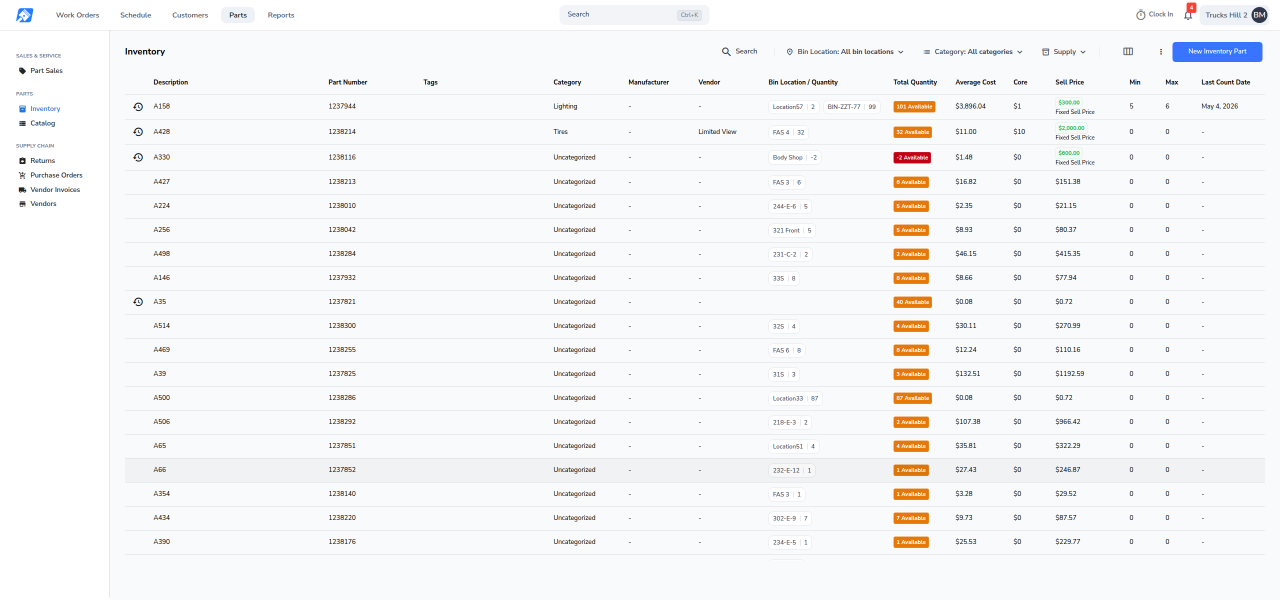
#> input picture build/sv8447-average-cost-2026-09-22/ev/w1-correct.png, 2560 x 1200 px, found by its file name (shown at 1/2 size)
$ python mkex.py
#> lines starting #> are read from the running program, lines starting #| are printed output that depends on the picture
from PIL import Image, ImageDraw, ImageFont
F="/usr/share/fonts/truetype/dejavu/DejaVuSans.ttf"; FB="/usr/share/fonts/truetype/dejavu/DejaVuSans-Bold.ttf"
def f(sz,b=False): return ImageFont.truetype(FB if b else F, sz)
X0,X1,Y0,Y1 = 600, 2130, 128, 248
AVG=(1906-X0, 189-Y0, 2022-X0, 240-Y0)
W=X1-X0; PH=Y1-Y0
panels=[("w1-correct.png","BEFORE  —  the cost was entered and saved correctly",
         "Average Cost reads $3,896.04, the vendor-invoice cost",(22,140,60)),
        ("w2-broken.png","AFTER  —  the part was saved again, changing ONLY the Min value",
         "Average Cost has collapsed to $3.00  —  nobody touched the cost",(200,30,30))]
img=Image.new("RGB",(W,1000),"white"); d=ImageDraw.Draw(img)
#> after `img = Image.new('RGB', (W, 1000), 'white')`: img: PIL image 1530x1000 RGB; every value is 255
y=14
d.text((0,y),"SV-8447  —  Inventory page, Average Cost",font=f(34,True),fill=(15,15,15)); y+=44
d.text((0,y),"PRODUCTION  app.shopview.com   build v26.36.9-8d1613f   captured 22 Sep 2026   viewport 2560x1200, browser zoom 100%",font=f(19),fill=(90,90,90)); y+=26
d.text((0,y),"Same part (1237944 / A158), same screen, two consecutive states.",font=f(19),fill=(90,90,90)); y+=40
mid=[]
for i,(fn,title,sub,col) in enumerate(panels):
    d.text((0,y),title,font=f(23,True),fill=col); y+=30
    d.text((0,y),sub,font=f(19),fill=(70,70,70)); y+=26
    img.paste(Image.open("/tmp/sv8447/"+fn).crop((X0,Y0,X1,Y1)),(0,y))
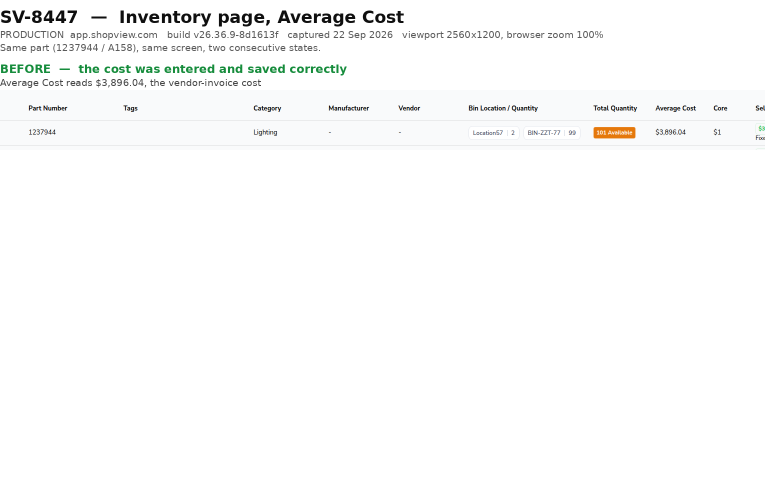
#> img: PIL image 1530x1000 RGB (shown at 1/2 size); mean R, G, B 250.7, 251.1, 250.8
    d.rectangle([0,y,W-1,y+PH-1],outline=(205,205,205),width=1)
    d.rectangle([AVG[0]-4,y+AVG[1]-4,AVG[2]+4,y+AVG[3]+4],outline=col,width=4)
    y+=PH
    if i==0:
        a0=y+6
        d.text((0,y+16),"only the Min value was changed in between   →",font=f(21,True),fill=(120,120,120))
        d.line([(AVG[0]+56,a0),(AVG[0]+56,a0+48)],fill=(120,120,120),width=3)
        d.polygon([(AVG[0]+56,a0+58),(AVG[0]+47,a0+44),(AVG[0]+65,a0+44)],fill=(120,120,120))
        y+=72
#> pass 2 of the loop `for i,(fn,title,sub,col) in enumerate(panels):`:
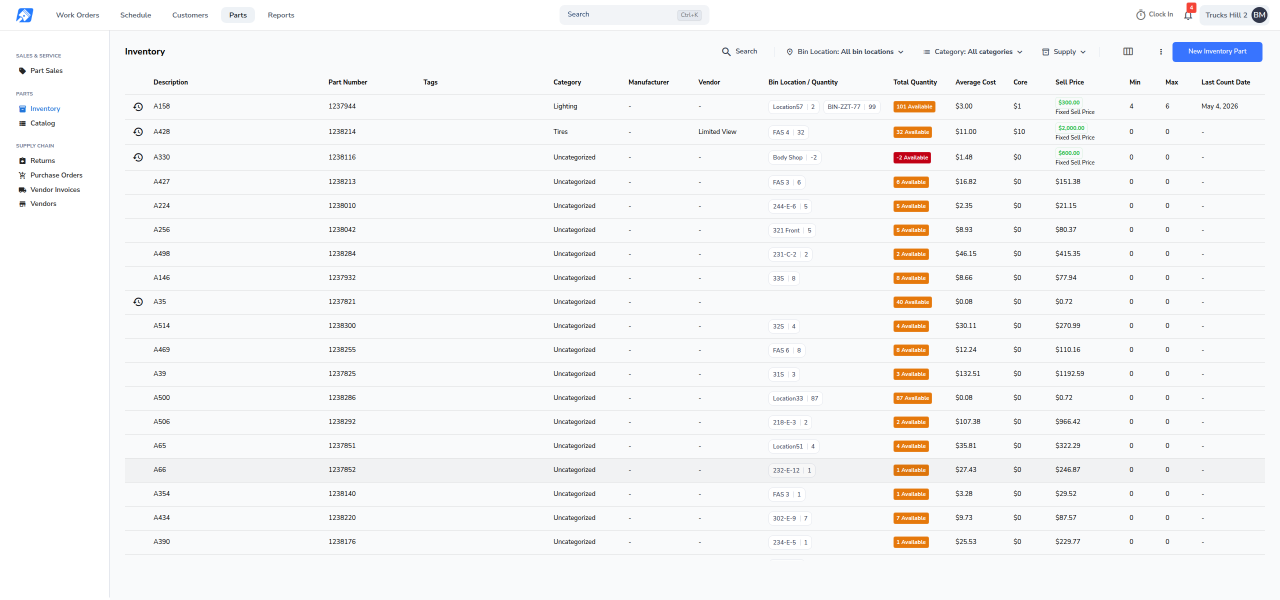
#> input picture build/sv8447-average-cost-2026-09-22/ev/w2-broken.png, 2560 x 1200 px, found by its file name (shown at 1/2 size)
#> `img.paste(Image.open("/tmp/sv8447/"+fn).crop((X0,Y0,X1,Y1)),(0,y))`:
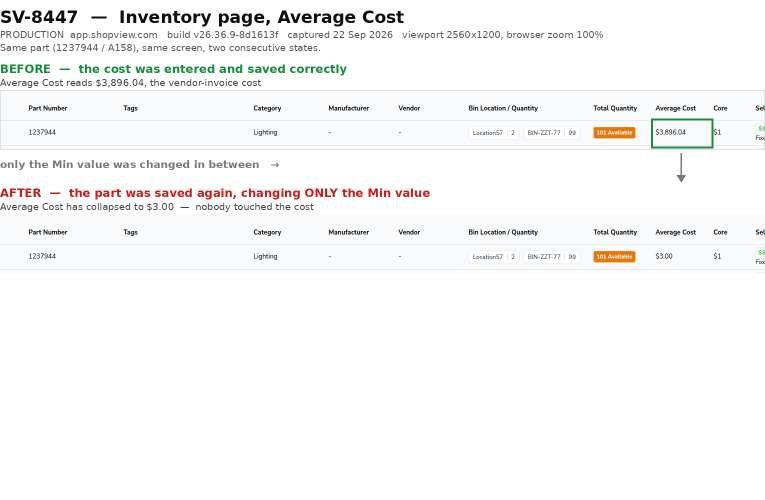
#> img: PIL image 1530x1000 RGB (shown at 1/2 size); mean R, G, B 248.3, 248.1, 247.8
y+=30
d.rectangle([0,y,W-1,y+196],outline=(210,210,210),width=1,fill=(250,250,250))
d.text((16,y+14),"What the screen sent to the server on each save:",font=f(20,True),fill=(20,20,20))
d.text((16,y+46),'save 1  (the cost was typed)              "purchasePrice": 3896.04          a number  —  stored correctly',font=f(19),fill=(22,110,50))
d.text((16,y+74),'save 2  (only Min was changed)      "purchasePrice": "3,896.04"     the formatted text  —  read up to the comma, becomes 3',font=f(19),fill=(175,25,25))
d.text((16,y+110),"This is the customer's report exactly: the receipt and part history keep $3,896.04 while the Inventory page shows $3.00.",font=f(19),fill=(40,40,40))
d.text((16,y+138),"It only happens at $1,000 and above, because only then does the displayed text carry a thousands separator — which is why it",font=f(19),fill=(40,40,40))
d.text((16,y+166),"could never be reproduced by typing a cost and checking it straight away.",font=f(19),fill=(40,40,40))
img=img.crop((0,0,W,y+210)); img.save("/tmp/sv8447/EX1-production-before.png")
#> after `img = img.crop((0, 0, W, y + 210))`:
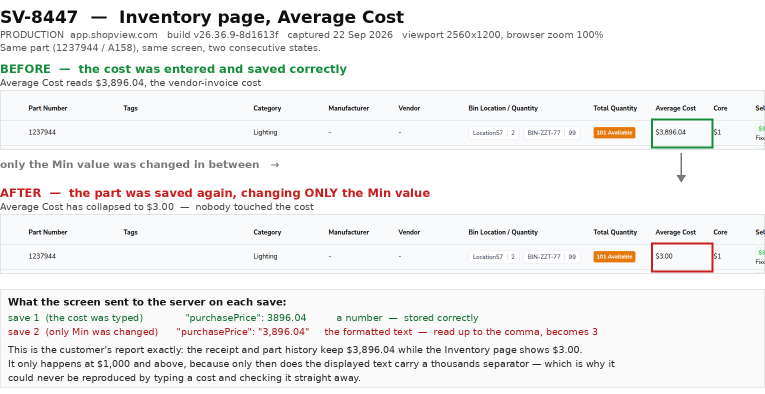
#> img: PIL image 1530x788 RGB (shown at 1/2 size); mean R, G, B 241.5, 240.8, 240.2
print("wrote EX1", img.size)
#| wrote EX1 (1530, 788)
